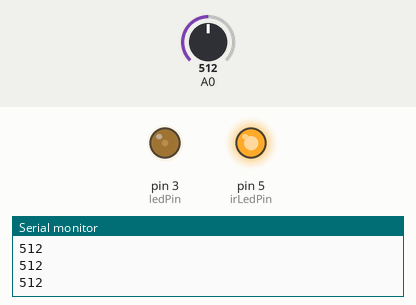
The sketch below on a simulated Arduino Uno, built with avr-gcc and run on an emulated ATmega328P. On the bench: output pins drawn as LEDs (lit = HIGH), the last lines printed to the serial monitor. The test bench sets the inputs (shaded band); at power-on: A0 = 512.

Above: at 1.2 s.
1.3 s: A0 set to 716
At 1.7 s:
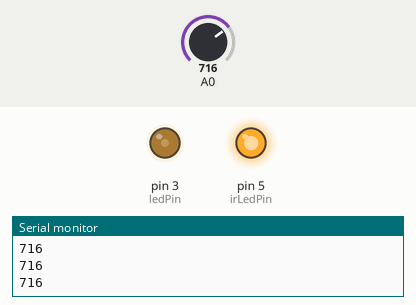
2.8 s: A0 set to 0
At 4.0 s:
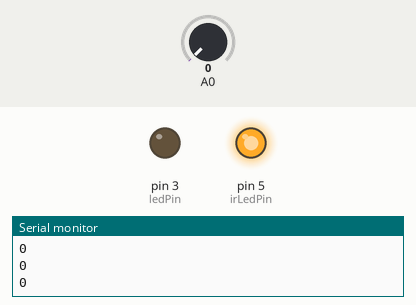
4.3 s: A0 set to 8
5.8 s: A0 set to 11
At 6.9 s:
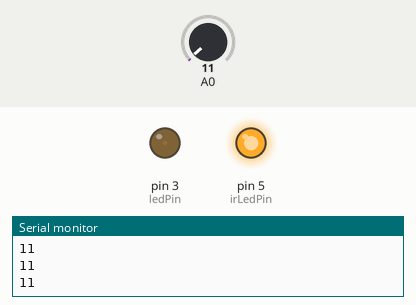
Timing chart, 0 to 8.3 s (numbered marks = the images above; inputs shaded):
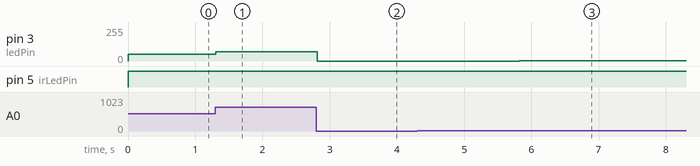

Measured:
- after the input at 1.3 s, pin 3 (ledPin): 51/255 → 71/255 at once
- after the input at 2.8 s, pin 3 (ledPin): 71/255 → 0/255 at once
- after the input at 5.8 s, pin 3 (ledPin): 0/255 → 1/255 at once

The sketch:

Robot_detection.ino
```cpp
int irLedPin = 5;
int ledPin = 3;
int photo_input = 0;

void setup() {
  // put your setup code here, to run once:
  Serial.begin(9600);
  pinMode(ledPin, OUTPUT);
  pinMode(irLedPin, OUTPUT);
}

void loop() {
  // put your main code here, to run repeatedly:
  photo_input = analogRead(0);
  Serial.println(analogRead(0));
  analogWrite(ledPin, photo_input/10);
  digitalWrite(irLedPin, HIGH);
  delay(100);
}
```
